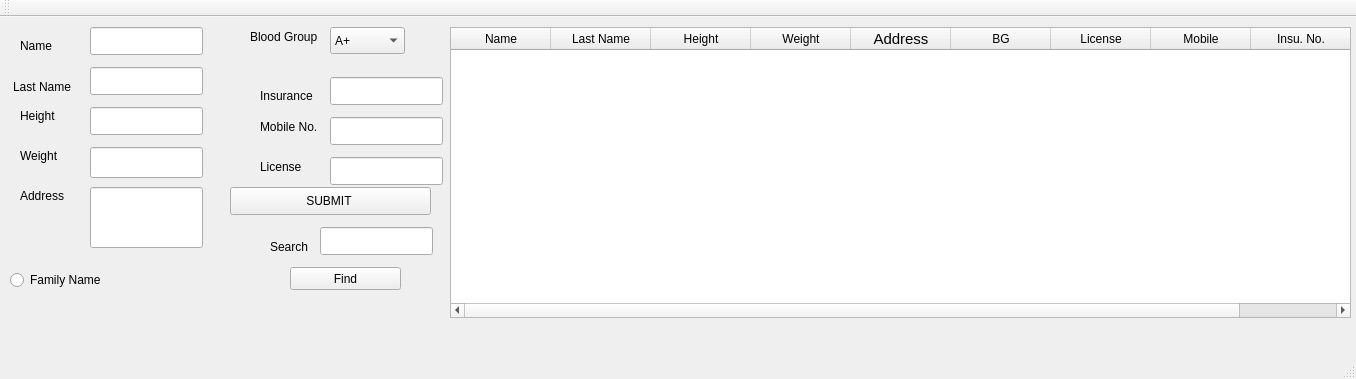
<?xml version="1.0" encoding="UTF-8"?>
<ui version="4.0">
 <class>MainWindow</class>
 <widget class="QMainWindow" name="MainWindow">
  <property name="geometry">
   <rect>
    <x>0</x>
    <y>0</y>
    <width>1356</width>
    <height>379</height>
   </rect>
  </property>
  <property name="windowTitle">
   <string>MainWindow</string>
  </property>
  <widget class="QWidget" name="centralWidget">
   <widget class="QLineEdit" name="lineEdit">
    <property name="geometry">
     <rect>
      <x>90</x>
      <y>10</y>
      <width>113</width>
      <height>28</height>
     </rect>
    </property>
   </widget>
   <widget class="QLabel" name="label_3">
    <property name="geometry">
     <rect>
      <x>20</x>
      <y>90</y>
      <width>54</width>
      <height>18</height>
     </rect>
    </property>
    <property name="text">
     <string>Height</string>
    </property>
   </widget>
   <widget class="QLabel" name="label_7">
    <property name="geometry">
     <rect>
      <x>20</x>
      <y>170</y>
      <width>54</width>
      <height>18</height>
     </rect>
    </property>
    <property name="text">
     <string>Address</string>
    </property>
   </widget>
   <widget class="QLabel" name="label_8">
    <property name="geometry">
     <rect>
      <x>260</x>
      <y>70</y>
      <width>54</width>
      <height>18</height>
     </rect>
    </property>
    <property name="text">
     <string>Insurance</string>
    </property>
   </widget>
   <widget class="QComboBox" name="comboBox">
    <property name="geometry">
     <rect>
      <x>330</x>
      <y>10</y>
      <width>75</width>
      <height>27</height>
     </rect>
    </property>
    <item>
     <property name="text">
      <string>A+</string>
     </property>
    </item>
    <item>
     <property name="text">
      <string>A-</string>
     </property>
    </item>
    <item>
     <property name="text">
      <string>AB+</string>
     </property>
    </item>
    <item>
     <property name="text">
      <string>AB-</string>
     </property>
    </item>
    <item>
     <property name="text">
      <string>B+</string>
     </property>
    </item>
    <item>
     <property name="text">
      <string>B-</string>
     </property>
    </item>
    <item>
     <property name="text">
      <string>O+</string>
     </property>
    </item>
    <item>
     <property name="text">
      <string>O-</string>
     </property>
    </item>
   </widget>
   <widget class="QLineEdit" name="lineEdit_6">
    <property name="geometry">
     <rect>
      <x>330</x>
      <y>100</y>
      <width>113</width>
      <height>28</height>
     </rect>
    </property>
   </widget>
   <widget class="QLineEdit" name="lineEdit_5">
    <property name="geometry">
     <rect>
      <x>330</x>
      <y>60</y>
      <width>113</width>
      <height>28</height>
     </rect>
    </property>
   </widget>
   <widget class="QLineEdit" name="lineEdit_2">
    <property name="geometry">
     <rect>
      <x>90</x>
      <y>130</y>
      <width>113</width>
      <height>31</height>
     </rect>
    </property>
   </widget>
   <widget class="QLabel" name="label_2">
    <property name="geometry">
     <rect>
      <x>13</x>
      <y>60</y>
      <width>61</width>
      <height>20</height>
     </rect>
    </property>
    <property name="text">
     <string>&lt;html&gt;&lt;head/&gt;&lt;body&gt;&lt;p&gt;&lt;span style=&quot; font-size:9pt;&quot;&gt;Last Name&lt;/span&gt;&lt;/p&gt;&lt;/body&gt;&lt;/html&gt;</string>
    </property>
   </widget>
   <widget class="QLabel" name="label_6">
    <property name="geometry">
     <rect>
      <x>250</x>
      <y>10</y>
      <width>71</width>
      <height>20</height>
     </rect>
    </property>
    <property name="text">
     <string>Blood Group</string>
    </property>
   </widget>
   <widget class="QLabel" name="label_4">
    <property name="geometry">
     <rect>
      <x>20</x>
      <y>130</y>
      <width>54</width>
      <height>18</height>
     </rect>
    </property>
    <property name="text">
     <string>Weight</string>
    </property>
   </widget>
   <widget class="QLabel" name="label_9">
    <property name="geometry">
     <rect>
      <x>260</x>
      <y>140</y>
      <width>61</width>
      <height>20</height>
     </rect>
    </property>
    <property name="text">
     <string>License</string>
    </property>
   </widget>
   <widget class="QLabel" name="label">
    <property name="geometry">
     <rect>
      <x>20</x>
      <y>20</y>
      <width>54</width>
      <height>18</height>
     </rect>
    </property>
    <property name="text">
     <string>Name</string>
    </property>
   </widget>
   <widget class="QLineEdit" name="lineEdit_3">
    <property name="geometry">
     <rect>
      <x>90</x>
      <y>50</y>
      <width>113</width>
      <height>28</height>
     </rect>
    </property>
   </widget>
   <widget class="QLabel" name="label_5">
    <property name="geometry">
     <rect>
      <x>260</x>
      <y>100</y>
      <width>61</width>
      <height>20</height>
     </rect>
    </property>
    <property name="text">
     <string>Mobile No.</string>
    </property>
   </widget>
   <widget class="QLineEdit" name="lineEdit_4">
    <property name="geometry">
     <rect>
      <x>90</x>
      <y>90</y>
      <width>113</width>
      <height>28</height>
     </rect>
    </property>
   </widget>
   <widget class="QLineEdit" name="lineEdit_7">
    <property name="geometry">
     <rect>
      <x>330</x>
      <y>140</y>
      <width>113</width>
      <height>28</height>
     </rect>
    </property>
   </widget>
   <widget class="QLineEdit" name="lineEdit_8">
    <property name="geometry">
     <rect>
      <x>90</x>
      <y>170</y>
      <width>113</width>
      <height>61</height>
     </rect>
    </property>
   </widget>
   <widget class="QPushButton" name="pushButton">
    <property name="geometry">
     <rect>
      <x>230</x>
      <y>170</y>
      <width>201</width>
      <height>28</height>
     </rect>
    </property>
    <property name="text">
     <string>SUBMIT </string>
    </property>
   </widget>
   <widget class="QLineEdit" name="lineEdit_9">
    <property name="geometry">
     <rect>
      <x>320</x>
      <y>210</y>
      <width>113</width>
      <height>28</height>
     </rect>
    </property>
   </widget>
   <widget class="QLabel" name="label_10">
    <property name="geometry">
     <rect>
      <x>270</x>
      <y>220</y>
      <width>61</width>
      <height>20</height>
     </rect>
    </property>
    <property name="text">
     <string>Search </string>
    </property>
   </widget>
   <widget class="QPushButton" name="pushButton_2">
    <property name="geometry">
     <rect>
      <x>290</x>
      <y>250</y>
      <width>111</width>
      <height>23</height>
     </rect>
    </property>
    <property name="text">
     <string>Find</string>
    </property>
   </widget>
   <widget class="QRadioButton" name="radioButton">
    <property name="geometry">
     <rect>
      <x>10</x>
      <y>250</y>
      <width>131</width>
      <height>26</height>
     </rect>
    </property>
    <property name="text">
     <string>Family Name</string>
    </property>
   </widget>
   <widget class="QTableWidget" name="tableWidget">
    <property name="geometry">
     <rect>
      <x>450</x>
      <y>10</y>
      <width>901</width>
      <height>291</height>
     </rect>
    </property>
    <column>
     <property name="text">
      <string>Name</string>
     </property>
    </column>
    <column>
     <property name="text">
      <string>Last Name</string>
     </property>
    </column>
    <column>
     <property name="text">
      <string>Height</string>
     </property>
    </column>
    <column>
     <property name="text">
      <string>Weight</string>
     </property>
    </column>
    <column>
     <property name="text">
      <string>Address</string>
     </property>
     <property name="font">
      <font>
       <pointsize>11</pointsize>
      </font>
     </property>
    </column>
    <column>
     <property name="text">
      <string>BG</string>
     </property>
    </column>
    <column>
     <property name="text">
      <string>License</string>
     </property>
    </column>
    <column>
     <property name="text">
      <string>Mobile</string>
     </property>
    </column>
    <column>
     <property name="text">
      <string>Insu. No.</string>
     </property>
    </column>
   </widget>
  </widget>
  <widget class="QMenuBar" name="menuBar">
   <property name="geometry">
    <rect>
     <x>0</x>
     <y>0</y>
     <width>1356</width>
     <height>29</height>
    </rect>
   </property>
  </widget>
  <widget class="QToolBar" name="mainToolBar">
   <attribute name="toolBarArea">
    <enum>TopToolBarArea</enum>
   </attribute>
   <attribute name="toolBarBreak">
    <bool>false</bool>
   </attribute>
  </widget>
  <widget class="QStatusBar" name="statusBar"/>
 </widget>
 <layoutdefault spacing="6" margin="11"/>
 <tabstops>
  <tabstop>lineEdit</tabstop>
  <tabstop>lineEdit_3</tabstop>
  <tabstop>lineEdit_4</tabstop>
  <tabstop>lineEdit_2</tabstop>
  <tabstop>lineEdit_8</tabstop>
  <tabstop>comboBox</tabstop>
  <tabstop>lineEdit_5</tabstop>
  <tabstop>lineEdit_6</tabstop>
  <tabstop>lineEdit_7</tabstop>
  <tabstop>pushButton</tabstop>
  <tabstop>lineEdit_9</tabstop>
  <tabstop>pushButton_2</tabstop>
 </tabstops>
 <resources/>
 <connections/>
</ui>
